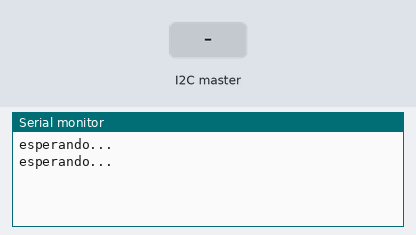
Recording of a sketch running on a simulated Arduino Uno, built with avr-gcc and run on an emulated ATmega328P. Shown: the last lines printed to the serial monitor. The test bench sets the inputs (shaded band).

Above: at 1.2 s.
1.3 s: the I2C master sends the byte 1
At 1.9 s:
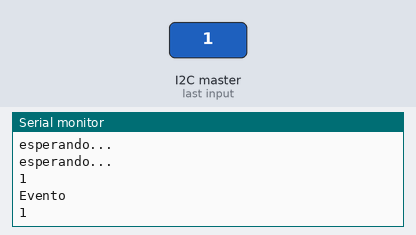
2.8 s: the I2C master sends the byte 0
At 2.96 s:
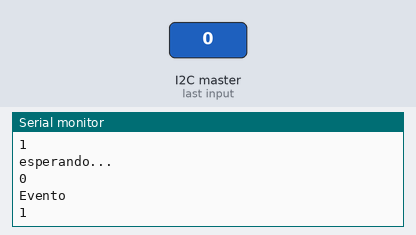

Measured:
- after the input at 1.3 s, the serial monitor: prints a new line at once (image 1)
- after the input at 2.8 s, the serial monitor: prints a new line at once (image 2)

The sketch:

I2C_Slave.pde
```cpp
#include <Wire.h>


void setup()
{
  Serial.begin(9600);
  Wire.begin(65);		    // join i2c bus with address #4
  Wire.onReceive(receiveEvent); // register event

}
void receiveEvent(int howMany)
{
  while(1 < Wire.available()) // loop through all but the last
  {
    char c = Wire.receive(); // receive byte as a character
    Serial.print(c);	   // print the character
  }
  int x = Wire.receive();    // receive byte as an integer
  Serial.println(x);	   // print the integer

  Serial.println("Evento");
  Serial.println(howMany);

}

void loop()
{
  Serial.println("esperando...");
  delay(1000);

}
```
